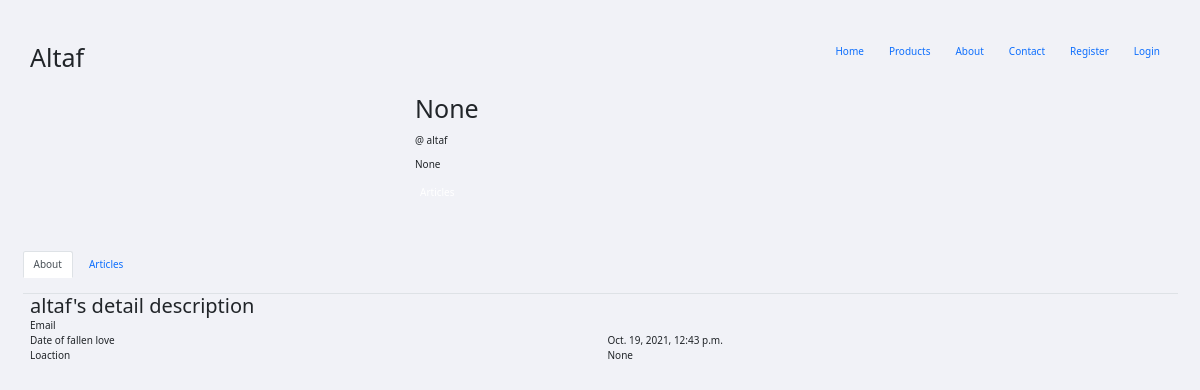
The page /account/1/ on the database its author committed.
### accounts/models.py (models this page shows, shortened)
class Profile(models.Model):
    user = models.OneToOneField(User, on_delete=models.CASCADE)
    profile_picture = models.ImageField(upload_to='profile_picture',default='man.png')
    bio=  models.CharField(max_length=300,null=True,blank=True)
    hide_email=  models.BooleanField(default=True)
    full_name=  models.CharField(max_length=30,null=True,blank=True)
    loaction=  models.CharField(max_length=100,null=True,blank=True)
    email= models.EmailField(max_length=60)
    date_joined	= models.DateTimeField(auto_now_add=True)

### accounts/views.py (the view)
# urls.py: path('<int:pk>/',ProfileDetailView.as_view(), name='my_profile'),
class ProfileDetailView(DetailView):
    model = Profile
    context_object_name = 'profiles'
    template_name = 'accounts/detailpage.html'
    def get_object(self,**kwargs):
        pk= self.kwargs.get('pk')
        view_profile = Profile.objects.get(pk=pk)
        return view_profile

### templates/accounts/detailpage.html (shortened to what this page needs)
{% extends 'base.html' %}
{% load crispy_forms_tags %}
{% block content %}
{% include 'products/navbar.html' %}
   <div class="container emp-profile">
            <div class="row ">
                <div class="col-md-4">
                    <div class="profile-img">
                    </div>
                </div>
                <div class="col-md-6 ">
                    <div class="profile-head">
                        <div class="profile-first">
                                <h1 class="mb-3">
                                    {{profiles.full_name}}
                                </h1>
                                  <p class="mb-3">@
                                    {{profiles.user}}
                                </p>
                                <h6 class="mb-3">
                                    {{profiles.bio}}
                                </h6>
                                <div class="ml-3 mb-5 w-100 ">
                                    <div class="p-2  d-flex justify-content-between rounded text-white stats ">
                                        <div class="d-flex flex-column"> <span class="articles">Articles</span>  </div>
                                    </div>
                                </div>
                            </div>
                    </div>
                </div>
            </div>
            <div class="row">
                <ul class="nav nav-tabs" id="myTab" role="tablist">
                <li class="nav-item" role="presentation">
                    <button class="nav-link active" id="home-tab" data-bs-toggle="tab" data-bs-target="#home" type="button" role="tab" aria-controls="home" aria-selected="true">About</button>
                </li>
                <li class="nav-item" role="presentation">
                    <button class="nav-link" id="profile-tab" data-bs-toggle="tab" data-bs-target="#profile" type="button" role="tab" aria-controls="profile" aria-selected="false">Articles</button>
                </li>
                </ul>
                <div class="col-md-12">
<div class="tab-content">
  <div class="tab-pane active" id="home" role="tabpanel" aria-labelledby="home-tab">
                    <div class=" profile-tab" >
                                <div class="row">
                                 <h2 class="profile-works">{{profiles.user}}'s detail description</h2>
                                        <div class="col-md-6">
                                         <label>Email</label>
                                        </div>
                                        <div class="col-md-6">
                                        </div>
                                    </div>
                                    <div class="row">
                                        <div class="col-md-6">
                                            <label>Date of fallen love</label>
                                        </div>
                                        <div class="col-md-6">
                                            <p> {{profiles.date_joined}} </p>
                                        </div>
                                    </div>
                                       <div class="row">
                                        <div class="col-md-6">
                                            <label>Loaction</label>
                                        </div>
                                        <div class="col-md-6">
                                            <p> {{profiles.loaction}} </p>
                                        </div>
                                    </div>
                        </div>
                            </div>
              </div>
            </div>
            </div>
    </div>
{% endblock %}

### static/css/base.css (style rules this page uses)
:root { --white: #fff; --black: #222; --pink: #f60091; --grey: #444; --grey2: #959595; --grey-alt: #d1e2e9; --yellow: #ffd800; --green: #59b210; }
*, *::before, *::after { margin: 0; padding: 0; box-sizing: inherit; }
html { scroll-behavior: smooth; box-sizing: border-box; font-size: 62.5%; }
h1, h2, h3, h4, p { font-weight: 500; margin: 0; }
li { list-style: none; }
.container { max-width: 120rem; margin: 0 auto; }
@media only screen and (max-width: 1200px) { .container { padding: 0 3rem; } }
.nav { padding: 1.6rem 0; }
.nav-item:not(:last-child) { margin-right: 0.5rem; }

### static/css/products.css (style rules this page uses)
body { margin-top:20px; background:#f1f2f7; }

### rows shown on the page
Profile: full_name "None", user "altaf", bio "None", date_joined "Oct. 19, 2021, 12:43 p.m.", loaction "None"
